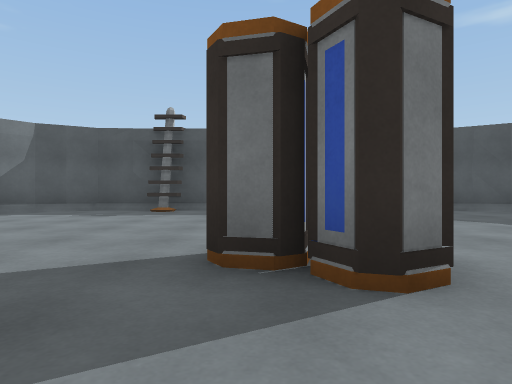
view 1 (above)

12 first-person views from a walk through a scene from a Unity 3-D project. The camera is 0.26 m above the floor, looks level and sees 75° across. The floor is counted in squares, 0.5 m on a side. Each view is taken from the middle of a square. On the plan, view 1 faces up. The plan holds only what a view shows up to about 9 squares ahead; the rest is blank. The place goes on beyond the plan. The player is left out.

view 2
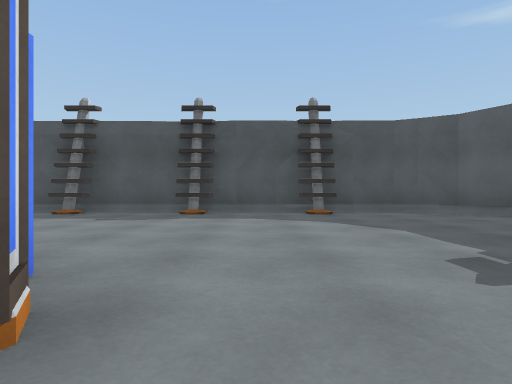

view 3
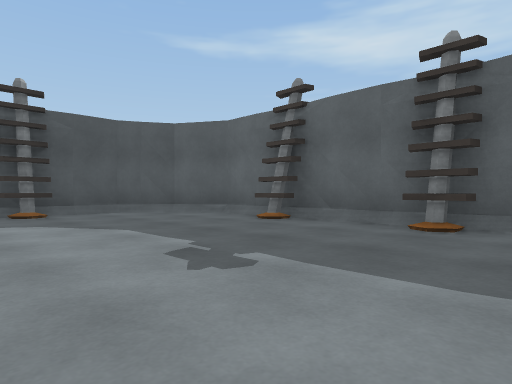

view 4
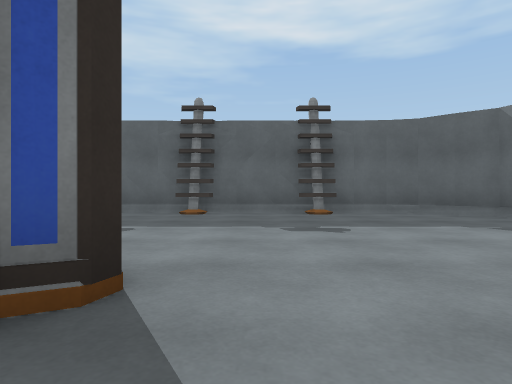

view 5
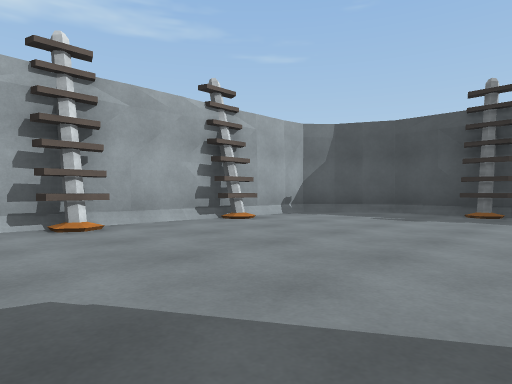

view 6
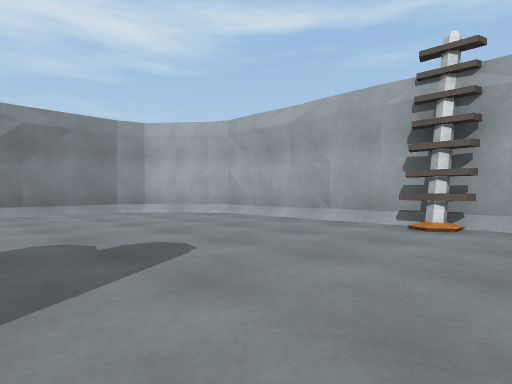

view 7
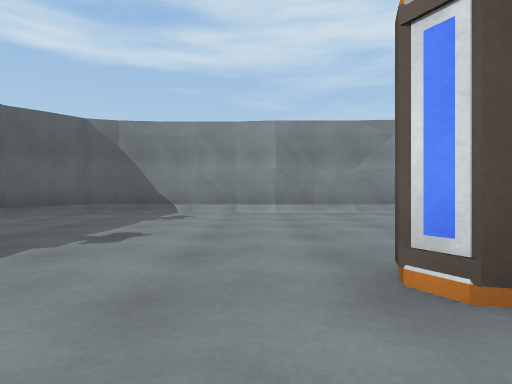

view 8
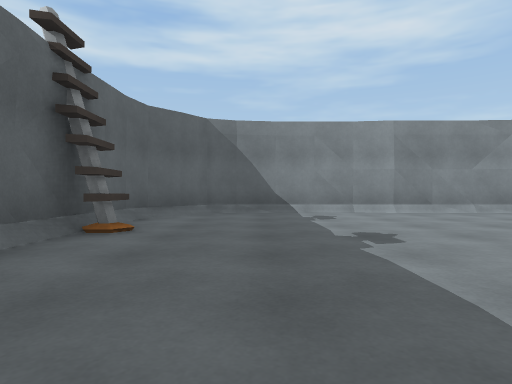

view 9
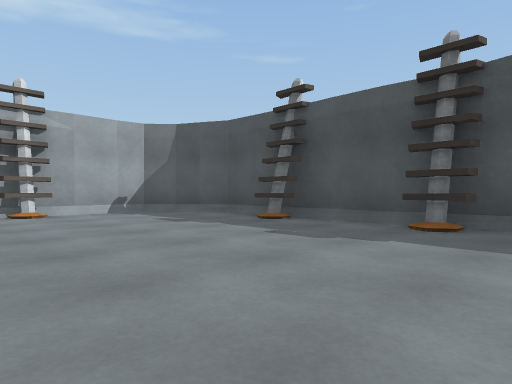

view 10
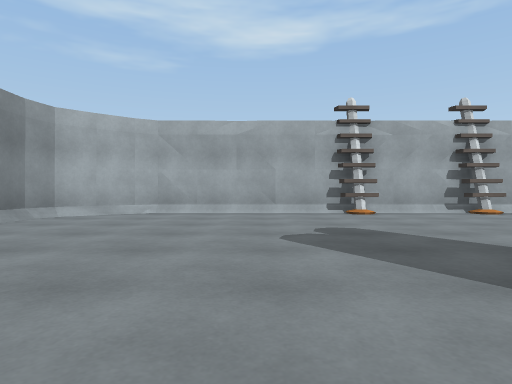

view 11
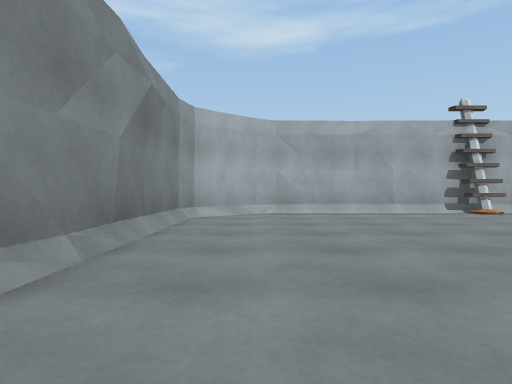

view 12
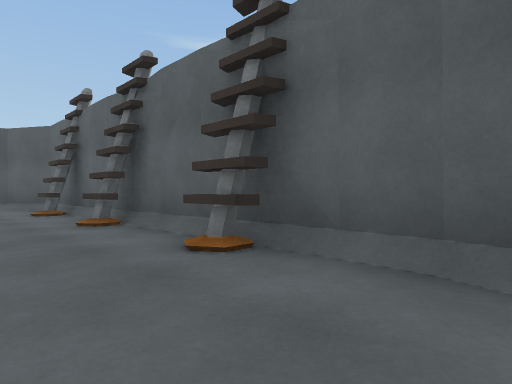

### Floor plan
Points are (right, up) in squares from view 1. A wall is a line through its corners. A room is listed if a view was taken in it or the views show most of it. See-through windows are left out.
Room 1 (views 1, 2, 3, 4, 5, 6, 7, 8, 9, 10, 11, 12)
walls: (0.4, 9.5) (-0.1, 9.6); (2.5, 9.5) (-4.3, 9.5); (-2.4, 9.6) (-3.1, 9.5); (-6.4, 6.6) (-6.5, 6); (3.5, 9.6) (1, 9.3); (7.5, 2.5) (7.6, 5.6); (1.4, -4.5) (2.6, -4.6); (-4.4, 9.5) (-5.8, 8.8) (-6.5, 8.1) (-6.5, -2.5) (-6.2, -3); (2.5, -4.5) (4.5, -4.5); (4.6, 9.6) (3.9, 9.5); (7.8, 5.4) (7.9, 7.6); (7.6, 6.5) (7.6, 7.3) (6.7, 8.8) (5.6, 9.5) (4.5, 9.5); (5.5, 9.4) (2.9, 9.7); (-6.3, -3) (-5.2, -4.3) (-4.5, -4.5) (1.5, -4.5); (6.2, 9.2) (5.7, 9.4); (4.5, -4.6) (5.6, -4.5); (7.4, -2.4) (7.7, 4.1); (5.5, -4.5) (6.2, -4.3) (6.8, -3.6); (6.6, -3.7) (7.3, -3) (7.5, -2.3)
low walls: (-4.3, 9.5) (-4.9, 9.1); (-4.8, -4.2) (-4.4, -4.4); (7.4, 7.5) (7.1, 7.8); (5.5, -4.4) (5.9, -4.2); (7.2, -2.8) (7.4, -2.2)
objects: ladder (-6, 2) to (-6, 3); ladder (-6, 5) to (-6, 6); ladder (-3, 9) to (-2, 9); other object (0, 2) to (0, 3); ladder (0, 9) to (1, 9); ladder (3, 9) to (4, 9); ladder (7, -1) to (7, 0); ladder (7, 2) to (7, 3); ladder (7, 5) to (7, 6)

Where each view was taken, in squares from view 1:
view 1: 0 up, 0 right, facing up
view 2: 1 up, 2 right, facing up
view 3: 1 up, 2 right, facing up-right
view 4: 1 up, 1 left, facing right
view 5: 1 up, 1 left, facing up-left
view 6: 4 up, 1 left, facing down-left
view 7: 4 up, 2 right, facing down
view 8: 4 up, 5 right, facing down
view 9: 4 up, 2 right, facing up-left
view 10: 0 up, 2 right, facing left
view 11: 3 down, 2 right, facing left
view 12: 3 down, 5 right, facing up-right
